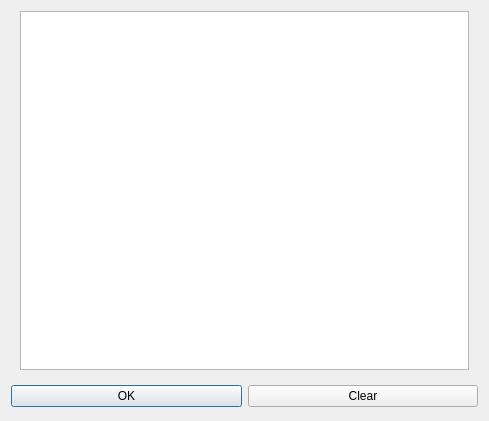
<?xml version="1.0" encoding="UTF-8"?>
<ui version="4.0">
 <class>dlgOption</class>
 <widget class="QDialog" name="dlgOption">
  <property name="geometry">
   <rect>
    <x>0</x>
    <y>0</y>
    <width>489</width>
    <height>421</height>
   </rect>
  </property>
  <property name="windowTitle">
   <string>Dialog</string>
  </property>
  <layout class="QVBoxLayout" name="verticalLayout">
   <item>
    <widget class="QWidget" name="widgetTop" native="true">
     <layout class="QVBoxLayout" name="verticalLayout_2">
      <property name="spacing">
       <number>6</number>
      </property>
      <property name="leftMargin">
       <number>9</number>
      </property>
      <property name="topMargin">
       <number>0</number>
      </property>
      <property name="rightMargin">
       <number>9</number>
      </property>
      <property name="bottomMargin">
       <number>9</number>
      </property>
      <item>
       <widget class="QTreeView" name="treeView">
        <property name="selectionMode">
         <enum>QAbstractItemView::MultiSelection</enum>
        </property>
       </widget>
      </item>
     </layout>
    </widget>
   </item>
   <item>
    <widget class="QWidget" name="widgetTree" native="true">
     <property name="sizePolicy">
      <sizepolicy hsizetype="Preferred" vsizetype="Preferred">
       <horstretch>0</horstretch>
       <verstretch>0</verstretch>
      </sizepolicy>
     </property>
     <layout class="QHBoxLayout" name="horizontalLayout">
      <property name="spacing">
       <number>6</number>
      </property>
      <property name="leftMargin">
       <number>0</number>
      </property>
      <property name="topMargin">
       <number>0</number>
      </property>
      <property name="rightMargin">
       <number>0</number>
      </property>
      <property name="bottomMargin">
       <number>3</number>
      </property>
      <item>
       <widget class="QPushButton" name="btnOK">
        <property name="text">
         <string>OK</string>
        </property>
       </widget>
      </item>
      <item>
       <widget class="QPushButton" name="btnClear">
        <property name="text">
         <string>Clear</string>
        </property>
       </widget>
      </item>
     </layout>
    </widget>
   </item>
  </layout>
 </widget>
 <resources/>
 <connections/>
</ui>
